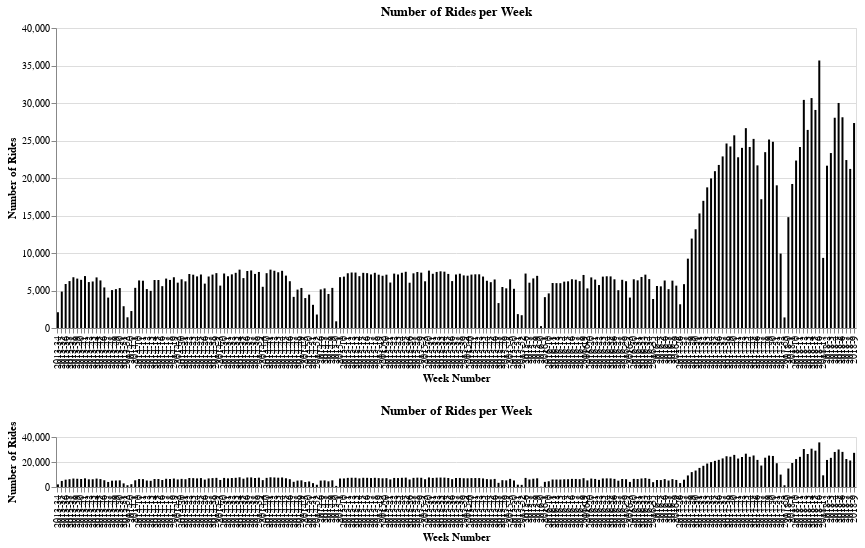

Notebook cell for this chart:
### Code cell
df_number_of_rides_per_week['week'] = df_number_of_rides_per_week['week'].astype(str)

interval = alt.selection_interval(encodings=['x'])

base = alt.Chart(df_number_of_rides_per_week).mark_rule(size=2).encode(
    x = alt.X('week:O', title='Week Number'),
    y = alt.Y('number_of_rides', title='Number of Rides')).properties(
    title='Number of Rides per Week')

chart = base.encode(
    x=alt.X('week:O', title='Week Number', scale=alt.Scale(domain=interval.ref()))
).properties(
    width=800,
    height=300
)

view = base.add_selection(
    interval
).properties(
    width=800,
    height=50,
)

chart & view

### Figure 1 — Vega-Lite specification as saved in the notebook (floating-point values rounded to 4 significant figures; data arrays with more than 128 entries replaced by an {"elided": "..."} marker saying what was removed)
{"config": {"view": {"continuousWidth": 400, "continuousHeight": 300}}, "vconcat": [{"mark": {"type": "rule", "size": 2}, "encoding": {"x": {"type": "ordinal", "field": "week", "scale": {"domain": {"selection": "selector004"}}, "title": "Week Number"}, "y": {"type": "quantitative", "field": "number_of_rides", "title": "Number of Rides"}}, "height": 300, "title": "Number of Rides per Week", "width": 800}, {"mark": {"type": "rule", "size": 2}, "encoding": {"x": {"type": "ordinal", "field": "week", "title": "Week Number"}, "y": {"type": "quantitative", "field": "number_of_rides", "title": "Number of Rides"}}, "height": 50, "selection": {"selector004": {"type": "interval", "encodings": ["x"]}}, "title": "Number of Rides per Week", "width": 800}], "data": {"name": "data-5e405cb54075ecce5415e4392ec77513"}, "$schema": "https://vega.github.io/schema/vega-lite/v4.8.1.json", "datasets": {"data-5e405cb54075ecce5415e4392ec77513": {"elided": "207 records"}}}
